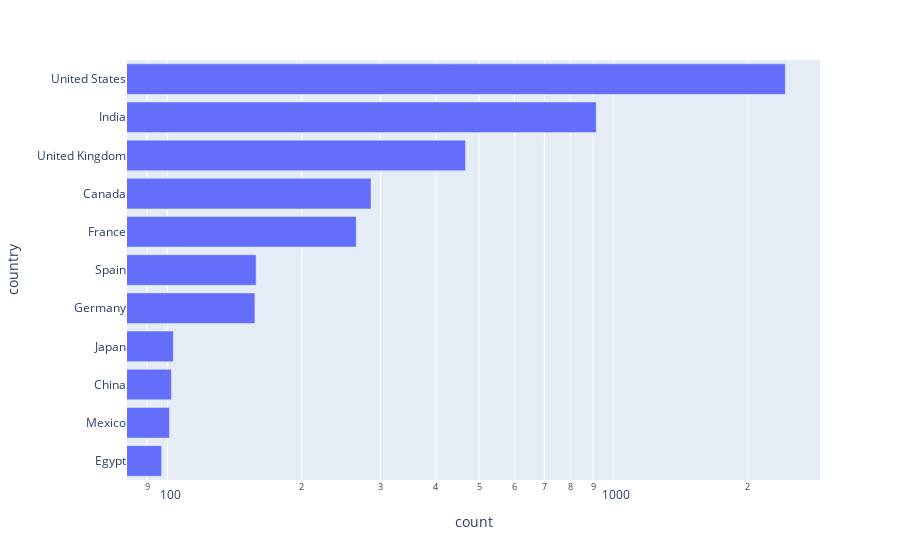

Write notebook code for a chart like this one.
### Code cell
# Top countries with logarithmic scale.
viz.frequencyAnalysis(countries, logX= True)

### Figure 1 — Plotly figure (JSON) as saved in the notebook; plotly's stock layout.template omitted (floating-point values rounded to 4 significant figures)
{"data": [{"alignmentgroup": "True", "hovertemplate": "count=%{x}<br>country=%{y}<extra></extra>", "legendgroup": "", "marker": {"color": "#636efa"}, "name": "", "offsetgroup": "", "orientation": "h", "showlegend": false, "textposition": "auto", "type": "bar", "x": [97, 101, 102, 103, 157, 158, 265, 286, 466, 915, 2430], "xaxis": "x", "y": ["Egypt", "Mexico", "China", "Japan", "Germany", "Spain", "France", "Canada", "United Kingdom", "India", "United States"], "yaxis": "y"}], "layout": {"barmode": "relative", "legend": {"tracegroupgap": 0}, "margin": {"t": 60}, "xaxis": {"anchor": "y", "domain": [0, 1], "title": {"text": "count"}, "type": "log"}, "yaxis": {"anchor": "x", "domain": [0, 1], "title": {"text": "country"}}}}
